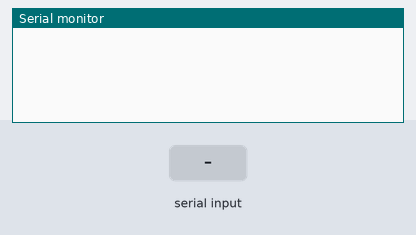
Recording of a sketch running on a simulated Arduino Uno, built with avr-gcc and run on an emulated ATmega328P. Parts: the last lines printed to the serial monitor. The inputs (shaded band) are chosen by the test bench.

Above: at 1.2 s.
1.3 s: "1" received over Serial
At 3.9 s:
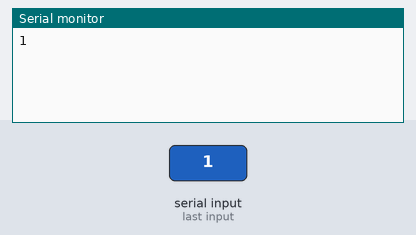
4.3 s: "0" received over Serial
At 5.7 s:
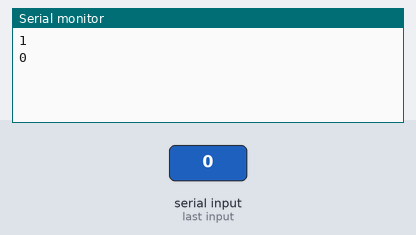
5.8 s: "2" received over Serial
At 8.4 s:
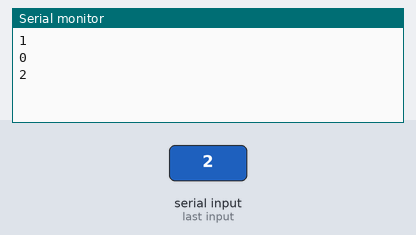
Timing chart, 0 to 9.9 s (numbered marks = the images above; inputs shaded):
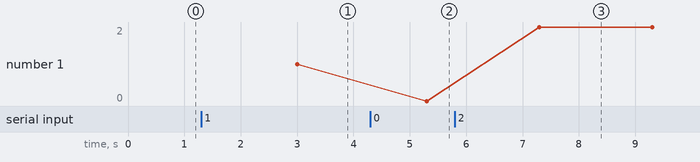

Measured:
- after the input at 1.3 s, the serial monitor: prints a new line after 1.7 s (image 1)
- after the input at 4.3 s, the serial monitor: prints a new line after 1.0 s (image 2)
- after the input at 5.8 s, the serial monitor: prints a new line after 1.5 s (image 3)
- plotted number 1: 1 → 0 after the input at 4.3 s, 0 → 2 after the input at 5.8 s

The sketch:

receiver_code.ino
```cpp
// Slave: Serial Communication between two Arduino Boards

char mystr[10];

void setup()
{
  Serial.begin(9600);
}


void loop()
{
  Serial.readBytes(mystr, 5);
  Serial.println(mystr);
  delay(1000);
}
```
